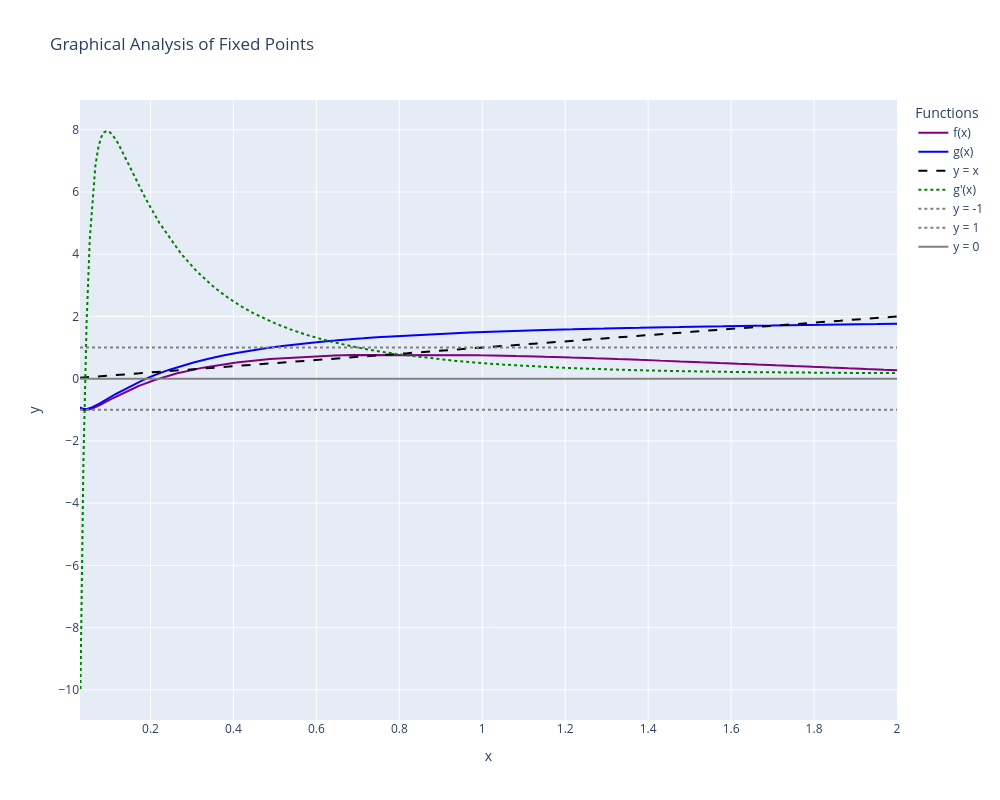

The notebook cell this image was saved under:
### Code cell
x_vals = np.linspace(0.03, + 2, 40000)
g_vals = g(x_vals)

fpi_plot_analysis(
    x_vals=x_vals,
    g_vals=g_vals,
    f=f
)

### Figure 1 — Plotly figure (JSON) as saved in the notebook; plotly's stock layout.template omitted (floating-point values rounded to 4 significant figures; data arrays with more than 128 entries replaced by an {"elided": "..."} marker saying what was removed)
{"data": [{"line": {"color": "purple", "width": 2}, "mode": "lines", "name": "f(x)", "type": "scatter", "x": {"elided": "40000 float values"}, "y": {"elided": "40000 float values"}}, {"line": {"color": "blue"}, "mode": "lines", "name": "g(x)", "type": "scatter", "x": {"elided": "40000 float values"}, "y": {"elided": "40000 float values"}}, {"line": {"color": "black", "dash": "dash"}, "mode": "lines", "name": "y = x", "type": "scatter", "x": {"elided": "40000 float values"}, "y": {"elided": "40000 float values"}}, {"line": {"color": "green", "dash": "dot"}, "mode": "lines", "name": "g'(x)", "type": "scatter", "x": {"elided": "40000 float values"}, "y": {"elided": "40000 float values"}}, {"line": {"color": "gray", "dash": "dot"}, "mode": "lines", "name": "y = -1", "type": "scatter", "x": [0.03, 2], "y": [-1, -1]}, {"line": {"color": "gray", "dash": "dot"}, "mode": "lines", "name": "y = 1", "type": "scatter", "x": [0.03, 2], "y": [1, 1]}, {"line": {"color": "gray"}, "mode": "lines", "name": "y = 0", "type": "scatter", "x": [0.03, 2], "y": [0, 0]}], "layout": {"height": 800, "legend": {"title": {"text": "Functions"}}, "showlegend": true, "title": {"text": "Graphical Analysis of Fixed Points"}, "width": 1000, "xaxis": {"title": {"text": "x"}}, "yaxis": {"title": {"text": "y"}}}}
